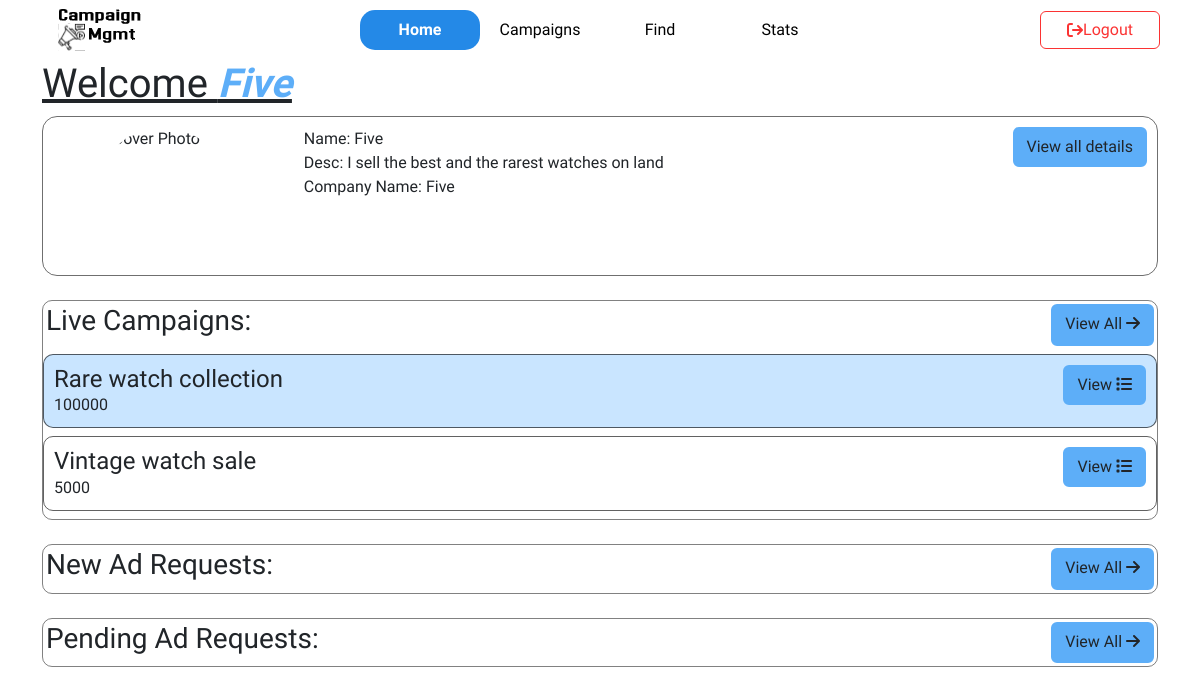
/home/sponsor (signed in), run on an earlier commit of the app's database.
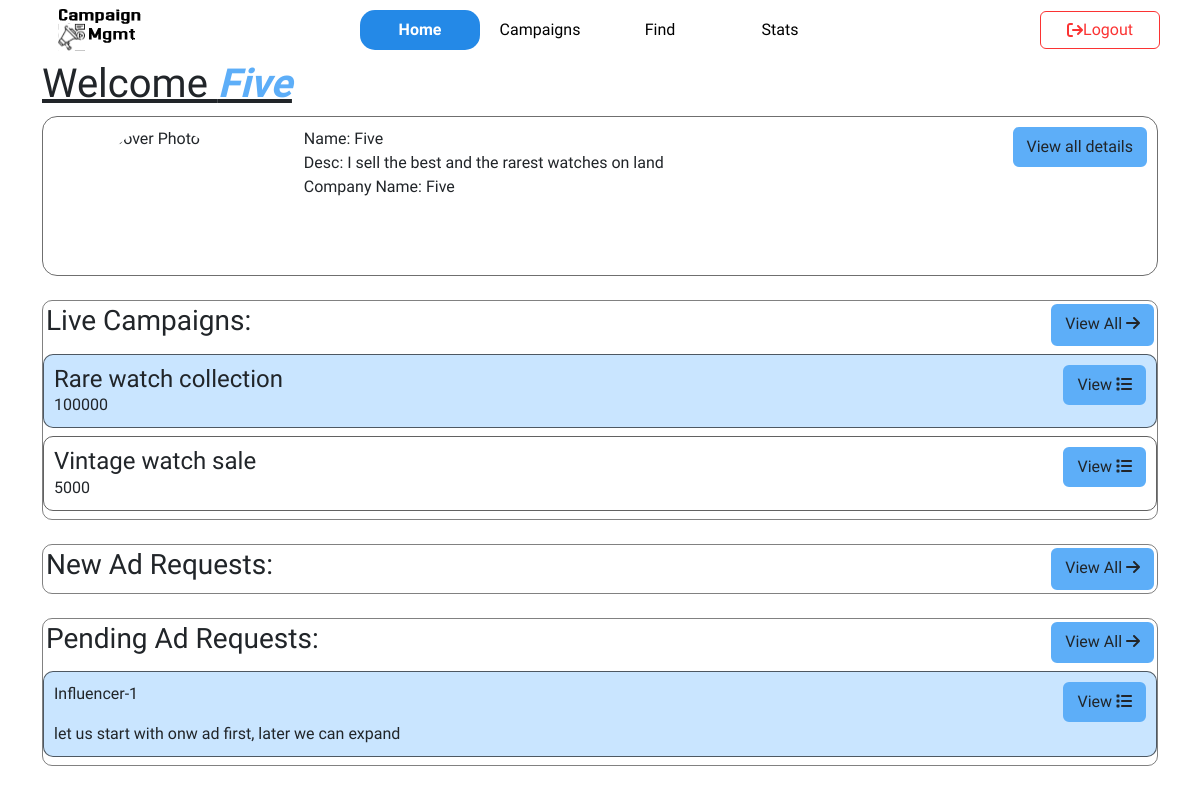
And on a later commit of the database.
### model.py (models this page shows)
class Campaign(db.Model):
    id = db.Column(db.Integer, primary_key=True, autoincrement=True)
    spon_id = db.Column(db.Integer, db.ForeignKey('sponsor.id'), nullable=False)
    name = db.Column(db.String(80), nullable=False)
    budget = db.Column(db.Integer, nullable=False)
    desc = db.Column(db.String(255))
    category = db.Column(db.String(50))
    status = db.Column(db.String(20))
    start_date = db.Column(db.Date, nullable=True)
    end_date = db.Column(db.Date, nullable=True)
    goal_users = db.Column(db.String(80))
    is_flagged = db.Column(db.Boolean)
    ads = db.relationship('Ad', backref='campaign', lazy=True, cascade='all, delete-orphan')

class Ad_request(db.Model):
    id = db.Column(db.Integer, primary_key=True, autoincrement=True)
    ad_name = db.Column(db.String(80), nullable=False)
    influ_id = db.Column(db.Integer, db.ForeignKey('influencer.id'))
    spon_id = db.Column(db.Integer, db.ForeignKey('sponsor.id'))
    comments = db.Column(db.String(80), nullable=True)
    amount = db.Column(db.Integer)
    growth_promise = db.Column(db.String(10))
    sender=db.Column(db.String(20),nullable=False)
    previous_request_id = db.Column(db.Integer, db.ForeignKey('ad_request.id'), nullable=True)
    previous_request = db.relationship('Ad_request', remote_side=[id], backref='new_versions')

class Influencer(db.Model):
    id = db.Column(db.Integer, db.ForeignKey('user.id'), primary_key=True)
    name = db.Column(db.String(20), unique=False, nullable=True)
    desc = db.Column(db.String(256))
    industry = db.Column(db.String(40))
    niche = db.Column(db.String(40))
    cover_photo = db.Column(db.LargeBinary, nullable=False)
    is_verified = db.Column(db.Boolean, default=False)
    is_flagged = db.Column(db.Boolean, default=False)
    rating = db.Column(db.Float)
    insta_id = db.Column(db.String(40))
    insta_followers = db.Column(db.String(8))
    youtube_id = db.Column(db.String(40))
    youtube_channel = db.Column(db.String(40))
    youtube_followers = db.Column(db.String(8))
    x_id = db.Column(db.String(40))
    x_name = db.Column(db.String(40))
    x_followers = db.Column(db.String(8))
    ads = db.relationship('Ad', backref='influencer', lazy=True, cascade='all, delete-orphan')
    ad_requests = db.relationship('Ad_request', backref='influencer', lazy=True, cascade='all, delete-orphan')

### routes_spon.py (the view)
@app.route('/home/sponsor')
@sponsor_required
def spon_home():
    spon=Sponsor.query.filter_by(id=session['userId']).first()
    cover_photo= url_for('get_cover_photo', sponsor_id=spon.id)
    current_date = date.today()
    campaigns=Campaign.query.filter(Campaign.spon_id==spon.id,Campaign.start_date < current_date, Campaign.end_date > current_date).all()
    requests = db.session.query(Ad_request, Influencer.name.label('influ_name')).\
    join(Influencer, Ad_request.influ_id == Influencer.id).\
    filter(Ad_request.spon_id == spon.id, Ad_request.sender == "influencer").all()
    pen_requests = db.session.query(Ad_request, Influencer.name.label('influ_name')).\
    join(Influencer, Ad_request.influ_id == Influencer.id).\
    filter(Ad_request.spon_id == spon.id, Ad_request.sender == "sponsor").all()
    return render_template('sponsor/home_spon.html', active='home', spon=spon,cover_photo=cover_photo,campaigns=campaigns,requests=requests,pen_requests=pen_requests)

### wrappers.py (called while the page is built)
def login_required(func):
    @wraps(func)
    def wrapper(*args, **kwargs):
        if 'username' not in session:
            flash("You need to login first","danger")
            return redirect(url_for('login'))
        retrieve_user()
        if not user:
            session.clear()
            return redirect(url_for('login'))
        return func(*args, **kwargs)
    return wrapper

def retrieve_user():
    global user
    user = User.query.filter_by(username=session['username']).first()

def sponsor_required(func):
    @wraps(func)
    @login_required
    def wrapper(*args, **kwargs):
        if user.username != session['username'] or user.role != session['role'] or user.role != 'sponsor':
            session.clear()
            flash("Not authorized","danger")
            return redirect(url_for('login'))
        return func(*args, **kwargs)
    return wrapper

### templates/sponsor/home_spon.html (shortened to what this page needs)
{% extends 'layout_inner.html' %}
{% block content %}
<div class="container">
    <h1 style="text-decoration: underline;">Welcome <span class="heading">{{spon.name}}</span></h1>
    {% if viewMore %}
    {% else %}
    <div class="short_info">
        <div class="icon center_item">
            <img src="{{cover_photo}}" alt="Cover Photo">
        </div>
        <div class="details">
            <ul>
                <li>Name: {{spon.name}}</li>
                <li>Desc: {{spon.desc}}</li>
                <li>Company Name: {{spon.company_name}}</li>
            </ul>
        </div>
        <div><form action="view_details">
                <button type="submit" class="btn submit_btn">View all details</button>
            </form>
        </div>
    </div>
    {% endif %}
    <br>
    <div class="live_campaigns card_set">
        <div class="title_n_view">
            <h3>Live Campaigns:</h3>
            <a href="" class="btn">View All <i class="fa fa-arrow-right" aria-hidden="true"></i></a>
        </div>
        {% for camp in campaigns %}
        <div class="cust_card">
            <div class="cust_card_body" style="width: 50%;">
                <h4 class="card-title">{{camp.name}}</h4>
                <p class="card-text">{{camp.budget}}</p>
            </div>
            <div class="cust_card_body_right center-item">
                <a href="" class="btn">View <i class="fa fa-list" aria-hidden="true"></i></a>
            </div>
        </div>
        {% endfor %}
    </div>
    <br>
    <div class="new_requests card_set">
        <div class="title_n_view">
            <h3>New Ad Requests:</h3>
            <a href="" class="btn">View All <i class="fa fa-arrow-right" aria-hidden="true"></i></a>
        </div>
    </div>
    <br>
    <div class="pending_requests card_set">
        <div class="title_n_view">
            <h3>Pending Ad Requests:</h3>
            <a href="" class="btn">View All <i class="fa fa-arrow-right" aria-hidden="true"></i></a>
        </div>
        {% for req,influ_name in pen_requests %}
        <div class="cust_card">
            <div class="cust_card_body" style="width: 50%;">
                <p class="card-text">{{influ_name}}</p>
                <p class="card-text">{{req.comments}}</p>
            </div>
            <div class="cust_card_body_right center-item">
                <a href="" class="btn">View <i class="fa fa-list" aria-hidden="true"></i></a>
            </div>
        </div>
        {% endfor %}
    </div>
{% endblock %}

What changed in the data, as far as the page shows it:
added Ad_request: name "Influencer-1", comments "let us start with onw ad first, later we can expand"
